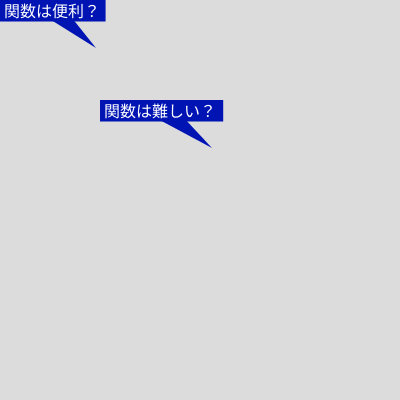
Frame 1 (no input)
Frame 60 (no input): identical to frame 1, image omitted
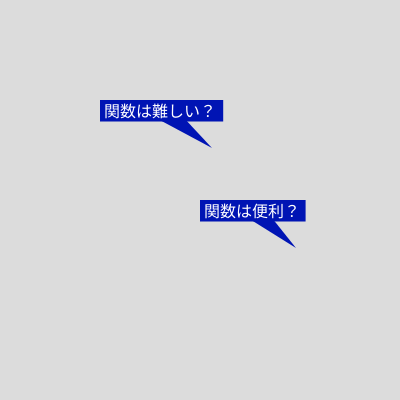
Frame 120 (the mouse pressed at the canvas centre since frame 60)

The p5.js sketch that drew these frames (run headless with seeded random() and noise() and a simulated clock; from frame 60 on, the mouse is pressed at the canvas centre):

// p5.js sketch
// ── sketch.js
// 吹き出し
function setup(){
  createCanvas(400, 400);
  textSize(16);
}

function draw(){
  background(220);
  noStroke();
  balloon("関数は難しい？", 100, 100);
  balloon("関数は便利？", mouseX, mouseY);
}

function balloon(t, x, y){
  const w = textWidth(t); // テキストの幅
  const h = textAscent() + textDescent(); // テキストの高さ
  const p = 4; // 余白の大きさ (padding)

  push();

  // BLANK[1] 吹き出しの背景を先に描く
  fill(0,20,180);
  rect(x,y,w*1.1,h*1.2);

  // BLANK[2] 吹き出しの三角形を描く
  const x1 = x+(w/2);
  const x2 = x+(w*3/4);
  const x3 = x+w;
  const y3 = y+h+30;
  triangle(x1,h+y,x3,y3,x2,h+y);

  // 吹き出しのテキストを次に描く
  textAlign(LEFT, CENTER);
  fill(255);
  text(t, x + p, y + h / 2 + p);
  
  pop();
}
